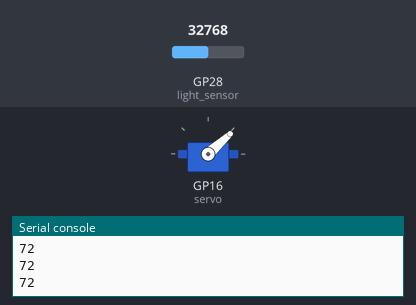
Recording of a program running on a simulated Raspberry Pi Pico running MicroPython. Parts: servo, the last lines printed to the serial console. The test bench sets the inputs (shaded band); at power-on: GP28 (light_sensor) = 32768 (analog values on the 0–65535 scale). Servo angles are drawn from the pulse width (0.5 ms = 0°, 2.5 ms = 180°).

Above: at 1.2 s.
1.3 s: GP28 (light_sensor) set to 45874
At 2.6 s:
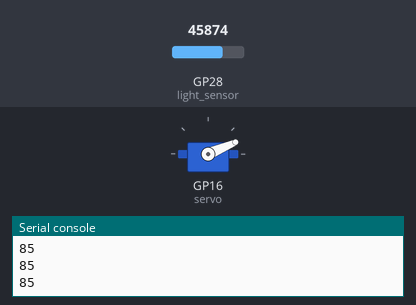
2.9 s: GP28 (light_sensor) set to 57670
At 3.8 s:
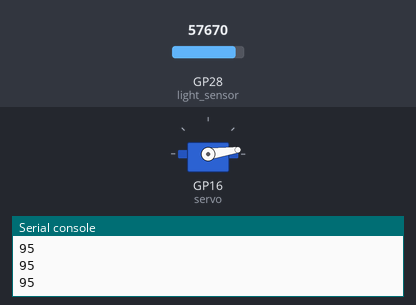
4.5 s: GP28 (light_sensor) set to 19660
At 5.1 s:
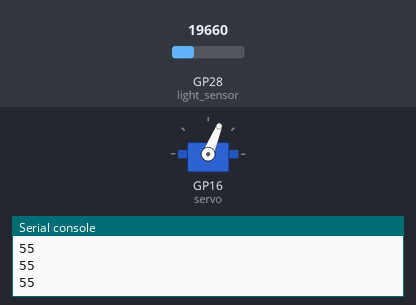
6.1 s: GP28 (light_sensor) set to 7864
At 7.4 s:
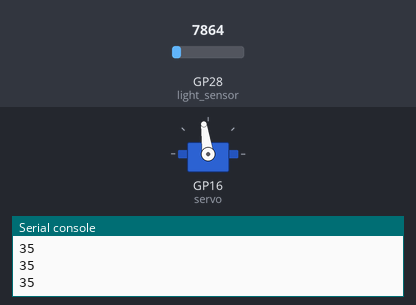
7.7 s: GP28 (light_sensor) set to 1845
At 8.9 s:
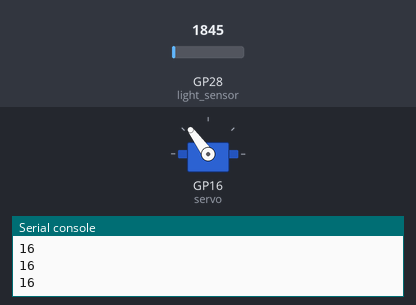
9.3 s: GP28 (light_sensor) set to 32767
At 10.2 s:
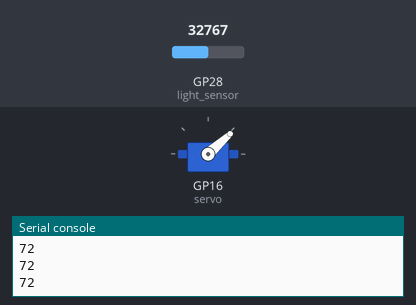
Timing chart, 0 to 11.9 s (numbered marks = the images above; inputs shaded):
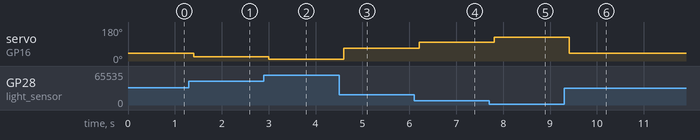

Measured:
- after the input at 1.3 s, servo on GP16 (servo): 42° → 23° after 0.10 s
- after the input at 2.9 s, servo on GP16 (servo): 23° → 8° after 0.10 s
- after the input at 4.5 s, servo on GP16 (servo): 8° → 68° after 0.11 s
- after the input at 6.1 s, servo on GP16 (servo): 68° → 98° after 0.11 s
- after the input at 7.7 s, servo on GP16 (servo): 98° → 126° after 0.11 s
- after the input at 9.3 s, servo on GP16 (servo): 126° → 42° after 0.11 s

The program:

08_light_meter.py
```python
from machine import ADC, PWM, Pin
from utime import sleep
from math import sqrt

servo = PWM(Pin(16))
servo.freq(50) # pulse every 20ms

light_sensor = ADC(28)
dark_reading = 200
scale_factor = 2.5

def set_angle(angle, min_pulse_us=500, max_pulse_us=2500):
    us_per_degree = (max_pulse_us - min_pulse_us) / 180
    pulse_us = us_per_degree * angle + min_pulse_us
    # duty 0 to 1023. At 50Hz, each duty_point is 20000/65535 = 0.305 µs/duty_point
    duty = int(pulse_us / 0.305)
    #print("angle=" + str(angle) + " pulse_us=" + str(pulse_us) + " duty=" + str(duty))
    servo.duty_u16(duty)

def read_light():
    reading = light_sensor.read_u16()
    # print(reading)
    percent = int(sqrt(reading - dark_reading) / scale_factor)
    if percent < 0:
        percent = 0
    elif percent > 100:
        percent = 100
    return (percent)

min_angle = 10
max_angle = 160
min_light = 0
max_light = 100
angle_per_percent = (max_angle - min_angle) / (max_light - min_light)

while True:
    light_level = read_light()
    print(light_level)
    angle = min_angle + (light_level - min_light) * angle_per_percent
    set_angle(max_angle - angle)
    sleep(0.2)
```
